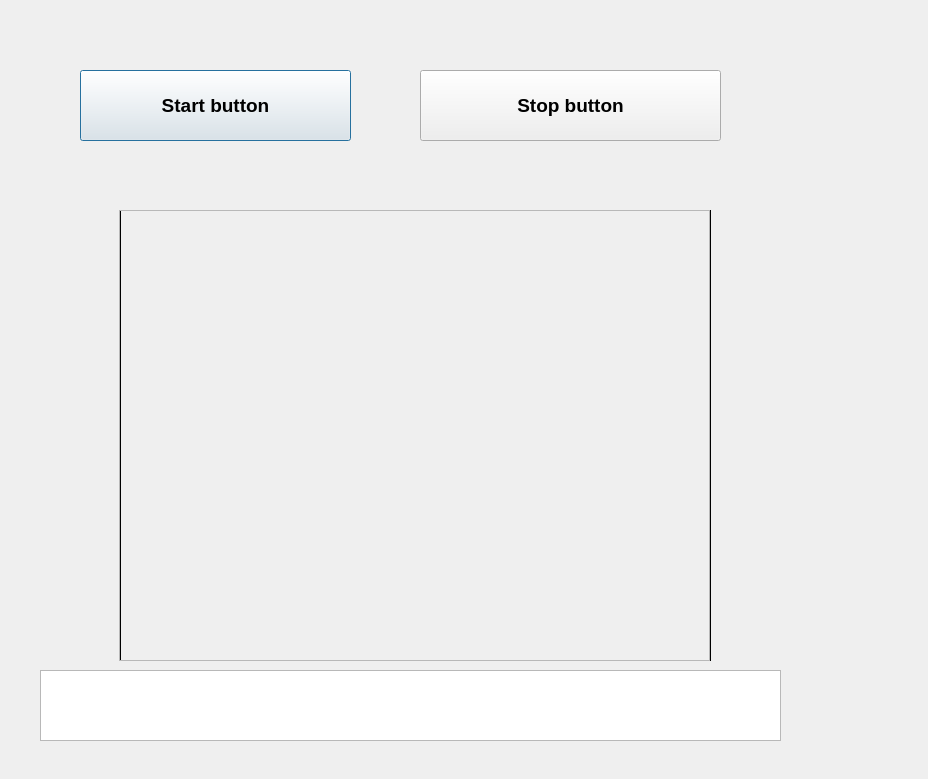
<?xml version="1.0" encoding="UTF-8"?>
<ui version="4.0">
 <class>Dialog</class>
 <widget class="QDialog" name="Dialog">
  <property name="geometry">
   <rect>
    <x>0</x>
    <y>0</y>
    <width>928</width>
    <height>779</height>
   </rect>
  </property>
  <property name="windowTitle">
   <string>Dialog</string>
  </property>
  <widget class="QPushButton" name="START">
   <property name="geometry">
    <rect>
     <x>80</x>
     <y>70</y>
     <width>271</width>
     <height>71</height>
    </rect>
   </property>
   <property name="font">
    <font>
     <pointsize>14</pointsize>
     <weight>75</weight>
     <bold>true</bold>
     <kerning>false</kerning>
    </font>
   </property>
   <property name="text">
    <string>Start button</string>
   </property>
  </widget>
  <widget class="QPushButton" name="STOP">
   <property name="geometry">
    <rect>
     <x>420</x>
     <y>70</y>
     <width>301</width>
     <height>71</height>
    </rect>
   </property>
   <property name="font">
    <font>
     <pointsize>14</pointsize>
     <weight>75</weight>
     <bold>true</bold>
    </font>
   </property>
   <property name="text">
    <string>Stop button</string>
   </property>
  </widget>
  <widget class="QLabel" name="imgLabel">
   <property name="geometry">
    <rect>
     <x>120</x>
     <y>210</y>
     <width>591</width>
     <height>451</height>
    </rect>
   </property>
   <property name="frameShape">
    <enum>QFrame::Panel</enum>
   </property>
   <property name="frameShadow">
    <enum>QFrame::Plain</enum>
   </property>
   <property name="midLineWidth">
    <number>0</number>
   </property>
   <property name="text">
    <string/>
   </property>
   <property name="margin">
    <number>10</number>
   </property>
  </widget>
  <widget class="QTextBrowser" name="TEXT">
   <property name="geometry">
    <rect>
     <x>40</x>
     <y>670</y>
     <width>741</width>
     <height>71</height>
    </rect>
   </property>
   <property name="font">
    <font>
     <pointsize>14</pointsize>
     <weight>75</weight>
     <bold>true</bold>
    </font>
   </property>
  </widget>
  <widget class="QFrame" name="frame">
   <property name="geometry">
    <rect>
     <x>119</x>
     <y>210</y>
     <width>591</width>
     <height>451</height>
    </rect>
   </property>
   <property name="frameShape">
    <enum>QFrame::StyledPanel</enum>
   </property>
   <property name="frameShadow">
    <enum>QFrame::Raised</enum>
   </property>
   <property name="lineWidth">
    <number>9</number>
   </property>
  </widget>
 </widget>
 <resources/>
 <connections/>
</ui>
